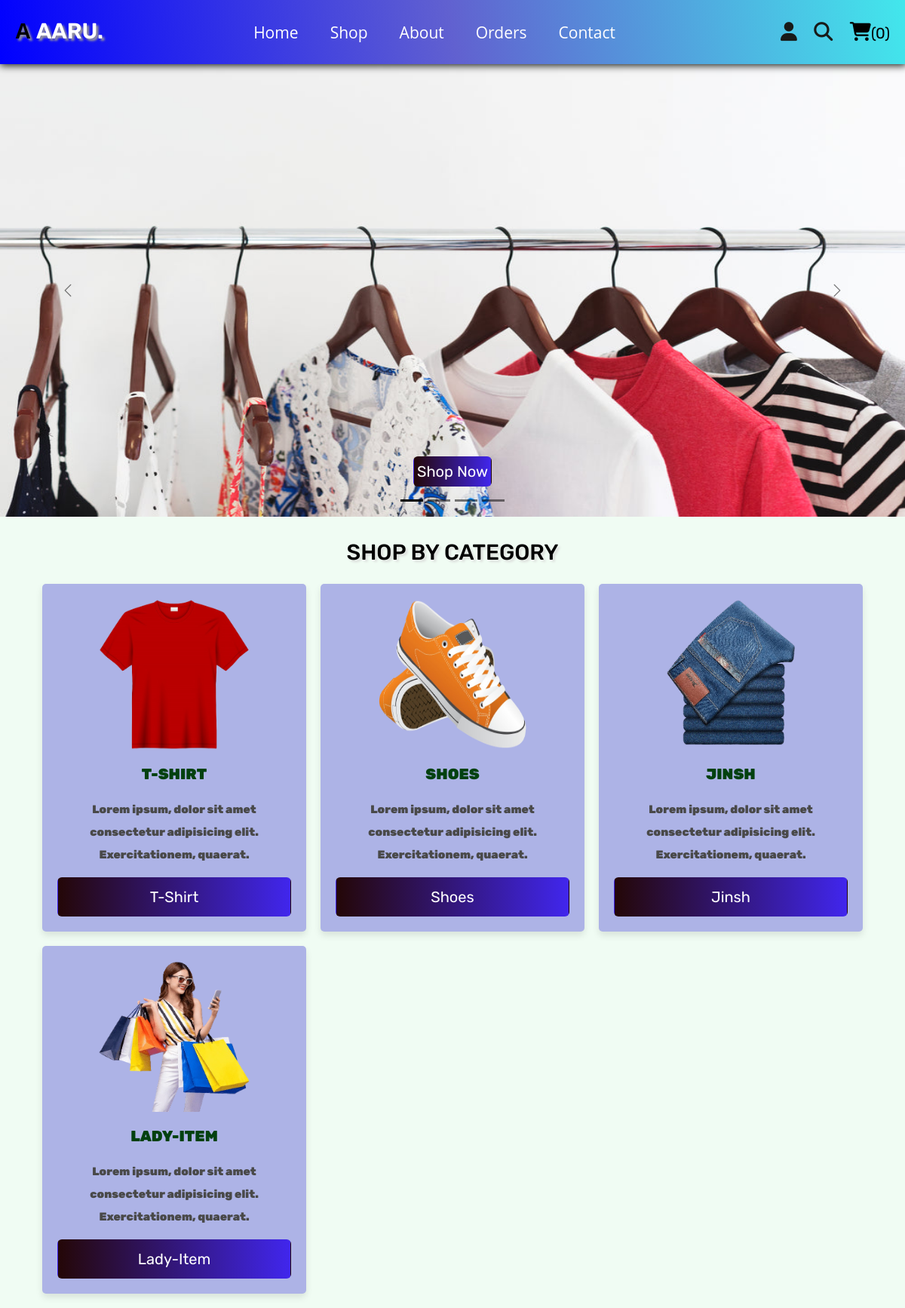
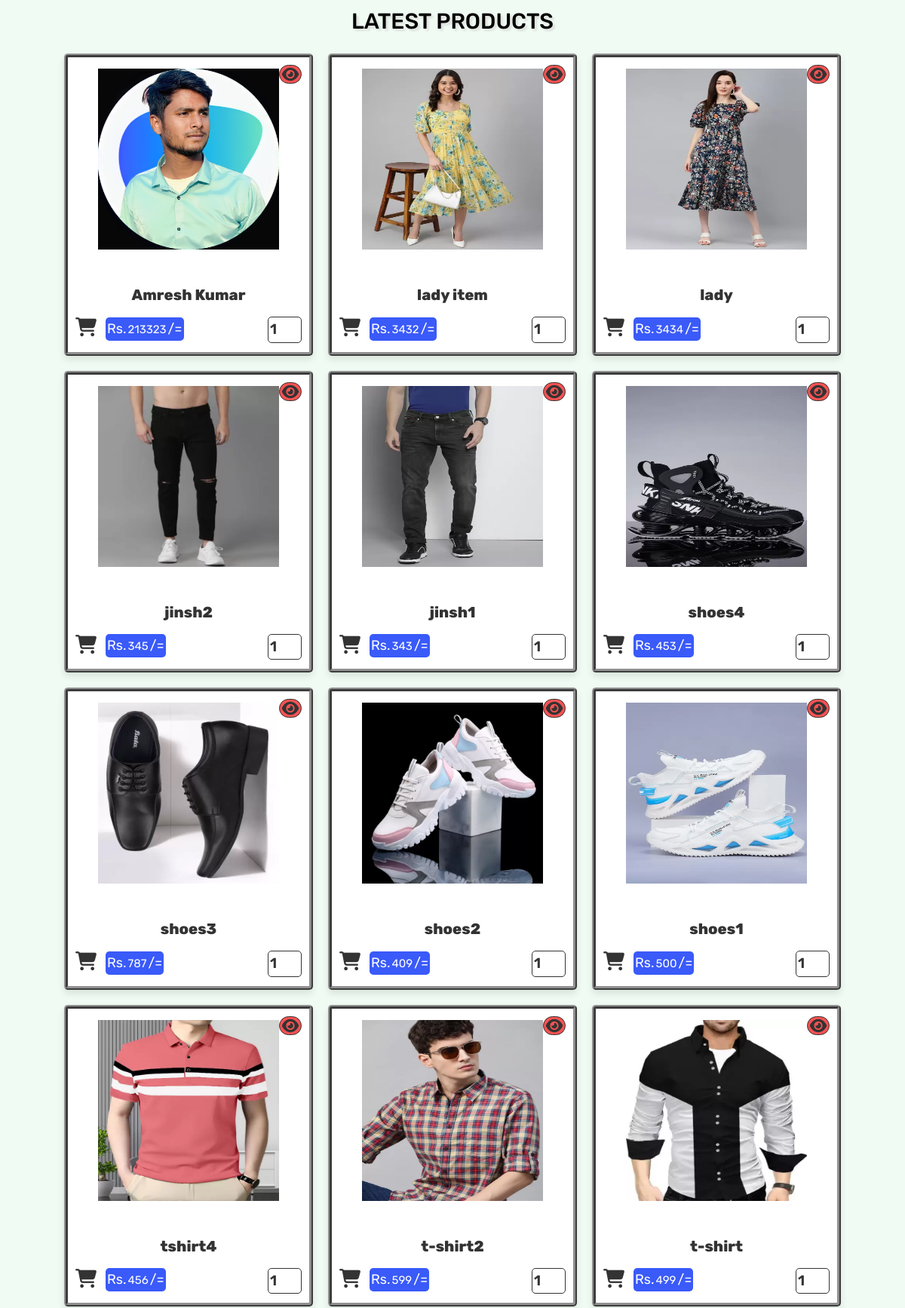
Screenshot of /index.php (signed in, upper part) with the database file from the repository (2 pictures, top to bottom).
### tables this page shows
CREATE TABLE `products` (
  `id` int(100) NOT NULL,
  `name` varchar(100) NOT NULL,
  `category` varchar(20) NOT NULL,
  `details` varchar(500) NOT NULL,
  `price` int(100) NOT NULL,
  `image` varchar(100) NOT NULL
);

### index.php (the view, shortened to what this page needs)
<?php
@include 'config.php';
?>
<!DOCTYPE html>
<html lang="en">
<head>
   <link rel="stylesheet" href="https://cdnjs.cloudflare.com/ajax/libs/font-awesome/6.1.1/css/all.min.css">
   <link rel="stylesheet" href="https://cdn.jsdelivr.net/npm/bootstrap@5.2.0/dist/css/bootstrap.min.css">
   <link rel="stylesheet" href="css/homestyle.css">
</head>
<body>
<?php @include 'header.php'; ?>
<div id="carouselExampleDark" class="carousel carousel-dark slide" data-bs-ride="carousel">
  <div class="carousel-indicators">
    <button type="button" data-bs-target="#carouselExampleDark" data-bs-slide-to="0" class="active" aria-current="true" aria-label="Slide 1"></button>
    <button type="button" data-bs-target="#carouselExampleDark" data-bs-slide-to="1" aria-label="Slide 2"></button>
    <button type="button" data-bs-target="#carouselExampleDark" data-bs-slide-to="2" aria-label="Slide 3"></button>
    <button type="button" data-bs-target="#carouselExampleDark" data-bs-slide-to="3" aria-label="Slide 4"></button>
  </div>
  <div class="carousel-inner">
    <div class="carousel-item active" data-bs-interval="10000">
       <img src="banner_image/banner2.jpg" class="w-100" alt="..." id="banner">
      <div class="carousel-caption d-none d-md-block">
         <a href="shop.php" class="btn">Shop Now</a>
      </div>
    </div>
  </div>
  <button class="carousel-control-prev" type="button" data-bs-target="#carouselExampleDark" data-bs-slide="prev">
    <span class="carousel-control-prev-icon" aria-hidden="true"></span>
  </button>
  <button class="carousel-control-next" type="button" data-bs-target="#carouselExampleDark" data-bs-slide="next">
    <span class="carousel-control-next-icon" aria-hidden="true"></span>
  </button>
</div>
<section class="home-category">
   <h1 class="title">shop by category</h1>
   <div class="box-container">
      <div class="box">
         <img src="img_categri/tshirt.png" alt="">
         <h3>T-shirt</h3>
         <p>Lorem ipsum, dolor sit amet consectetur adipisicing elit. Exercitationem, quaerat.</p>
         <a href="category.php?category=T-shirt" class="btn">T-shirt</a>
      </div>
      <div class="box">
      <img src="img_categri/shoes.png" alt="">
         <h3>Shoes</h3>
         <p>Lorem ipsum, dolor sit amet consectetur adipisicing elit. Exercitationem, quaerat.</p>
         <a href="category.php?category=Shoes" class="btn">Shoes</a>
      </div>
      <div class="box">
      <img src="img_categri/jinsh.png" alt="">
         <h3>Jinsh</h3>
         <p>Lorem ipsum, dolor sit amet consectetur adipisicing elit. Exercitationem, quaerat.</p>
         <a href="category.php?category=Jinsh" class="btn">Jinsh</a>
      </div>
      <div class="box">
      <img src="img_categri/lady.png" alt="">
         <h3>Lady-item</h3>
         <p>Lorem ipsum, dolor sit amet consectetur adipisicing elit. Exercitationem, quaerat.</p>
         <a href="category.php?category=Lady-item" class="btn">Lady-item</a>
      </div>
   </div>
</section>
<section class="products">
   <h1 class="title">latest products</h1>
   <div class="box-container">
   <?php
      $select_products = $conn->prepare("SELECT * FROM `products` ORDER BY `products`.`id` DESC LIMIT 12");
      $select_products->execute();
      if($select_products->rowCount() > 0){
         while($fetch_products = $select_products->fetch(PDO::FETCH_ASSOC)){
   ?>
   <form action="" class="box" method="POST">
      <div class="price">Rs.<span><?= $fetch_products['price']; ?></span>/=</div>
      <a href="view_page.php?pid=<?= $fetch_products['id']; ?>" class="fas fa-eye"></a>
      <img src="uploaded_img/<?= $fetch_products['image']; ?>" alt="">
      <div class="name"><?= $fetch_products['name']; ?></div>
      <div class="latest-btn">
        <button type="submit" class="option-buttn" name="add_to_cart"><i class="fas fa-cart-shopping " ></i></button>
        <input type="number" min="0" value="1" name="p_qty" class="qty" step="0.1">
      </div>
   </form>
   <?php
      }
   }else{
      echo '<p class="empty">no products added yet!</p>';
   }
   ?>
   </div>
</section>
</body>
</html>

### css/homestyle.css (style rules this page uses)
.carousel-item a { display: inline-block; width: auto; padding: 4px; }
.home-category .box-container { display: grid; grid-template-columns: repeat(auto-fit, 35rem); gap: 1.9rem; justify-content: center; align-items: flex-start; }
.home-category .box-container .box { padding: 2rem; background-color: rgb(173, 179, 230); text-align: center; box-shadow: var(--box-shadow); border-radius: 0.5rem; }
.home-category .box-container .box img { height: 200px; width: 200px; margin-bottom: 1rem; border-radius: 2px; }
.home-category .box-container .box h3 { text-transform: uppercase; color: rgb(3, 65, 16); font-weight: 900; padding: 1rem 0; font-size: 2rem; }
.home-category .box-container .box p { line-height: 2; font-size: 1.5rem; font-weight: 900; color: rgb(73, 73, 73); padding: 0.5rem 0; }
.home-category { padding-bottom: 0; }
.products .box-container { display: grid; grid-template-columns: repeat(auto-fit, 33rem); gap: 2rem; justify-content: center; align-items: flex-start; }
.products .box-container .box { padding: 1rem; text-align: center; background-color: var(--white); box-shadow: var(--box-shadow); border-radius: 0.5rem; position: relative; border: 5px ridge rgb(145, 144, 144); transition: 1s; }
.products .box-container .box .price { position: absolute; bottom: 1.5rem; left: 5rem; padding: 0.2rem; border-radius: 0.5rem; background-color: rgb(58, 90, 249); font-size: 1.8rem; color: var(--white); }
.products .box-container .box .price span { font-size: 1.5rem; color: var(--white); margin: 0 0.2rem; }
.products .box-container .box .fa-eye { position: absolute; top: 1rem; right: 1rem; border-radius: 10rem; height: 2.5rem; line-height: 2.4rem; width: 3rem; border: var(--border); color: var(--black); font-size: 2rem; background-color: rgb(247, 82, 82); }
.products .box-container .box img { width: 250px; height: 250px; margin-bottom: 3rem; padding: 5px; }
.products .box-container .box .name { font-size: 2rem; color: var(--black); font-weight: 800; padding: 1rem 0; }
.products .box-container .box .qty { margin: 0.2rem 0; padding: 2px; border-radius: 0.5rem; font-size: 1.9rem; font-weight: 600; color: var(--black); border: var(--border); width: 15%; }
.products .box-container .box .option-buttn { height: 3.5rem; width: 0.001rem; font-size: 2.5rem; }
.products .box-container .box .latest-btn { display: flex; flex-direction: row; justify-content: space-between; align-items: baseline; }

### css/components.css (style rules this page uses)
:root { --green: rgb(8, 246, 107); --orange: #f39c12; --red: #e74c3c; --black: #333; --light-color: #666; --white: #fff; --light-bg: #f6f6f6; --border: 1px solid var(--black); --box-shadow: 0 0.5rem 1rem rgba(0, 0, 0, 0.1); --text-decoration: none; }
* { font-family: "Rubik", sans-serif; margin: 0; padding: 0; box-sizing: border-box; outline: none; border: none; text-decoration: none; color: var(--black); }
body { background-color: rgb(240, 252, 243); }
html { font-size: 62.5%; overflow-x: hidden; scroll-behavior: smooth; scroll-padding-top: 6.5rem; }
section { padding: 3rem 2rem; margin: 0 auto; }
.btn, .delete-btn, .option-btn { display: block; margin-top: 1rem; border-radius: 0.6rem; color: var(--white); font-size: 2rem; padding: 10px; text-transform: capitalize; cursor: pointer; text-align: center; }
.btn { background: linear-gradient(to right, rgb(36, 7, 7), rgb(65, 38, 237)),rgb(21, 115, 238); }
.title { text-align: center; margin-bottom: 2.5rem; text-transform: uppercase; color:rgb(0, 0, 0); font-size: 2.9rem; text-shadow: 3px 3px 3px #dde0dd; }

### index.php (style rules this page uses)
a { text-decoration: none; }
#banner { height: 600px; }

### rows the page displays
products: price "213323", image (picture), name "Amresh Kumar"
products: price "3432", image (picture), name "lady item"
products: price "3434", image (picture), name "lady"
products: price "345", image (picture), name "jinsh2"
products: price "343", image (picture), name "jinsh1"
products: price "453", image (picture), name "shoes4"
products: price "787", image (picture), name "shoes3"
products: price "409", image (picture), name "shoes2"
products: price "500", image (picture), name "shoes1"
products: price "456", image (picture), name "tshirt4"
products: price "599", image (picture), name "t-shirt2"
products: price "499", image (picture), name "t-shirt"

### other values shown
$count_cart_items->rowCount() "0"
